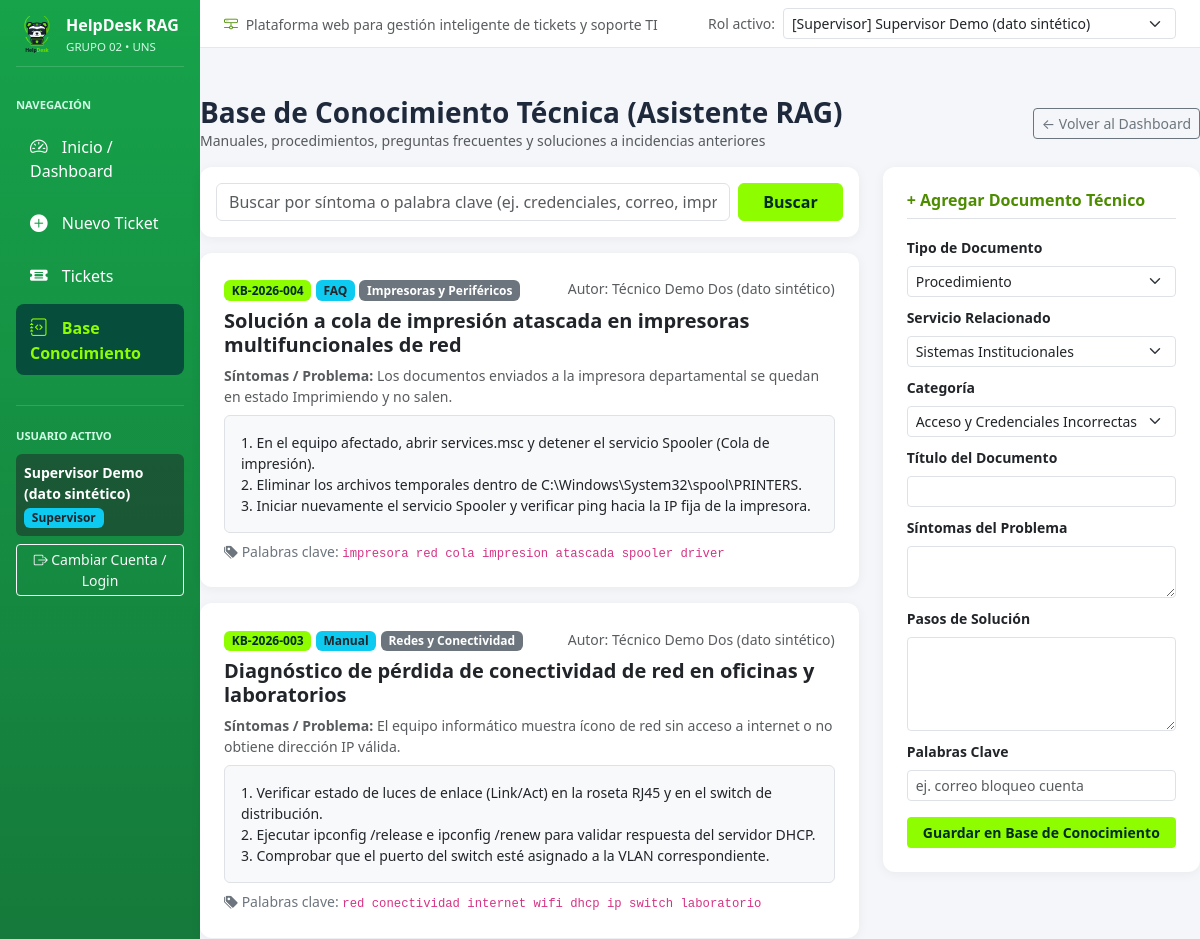
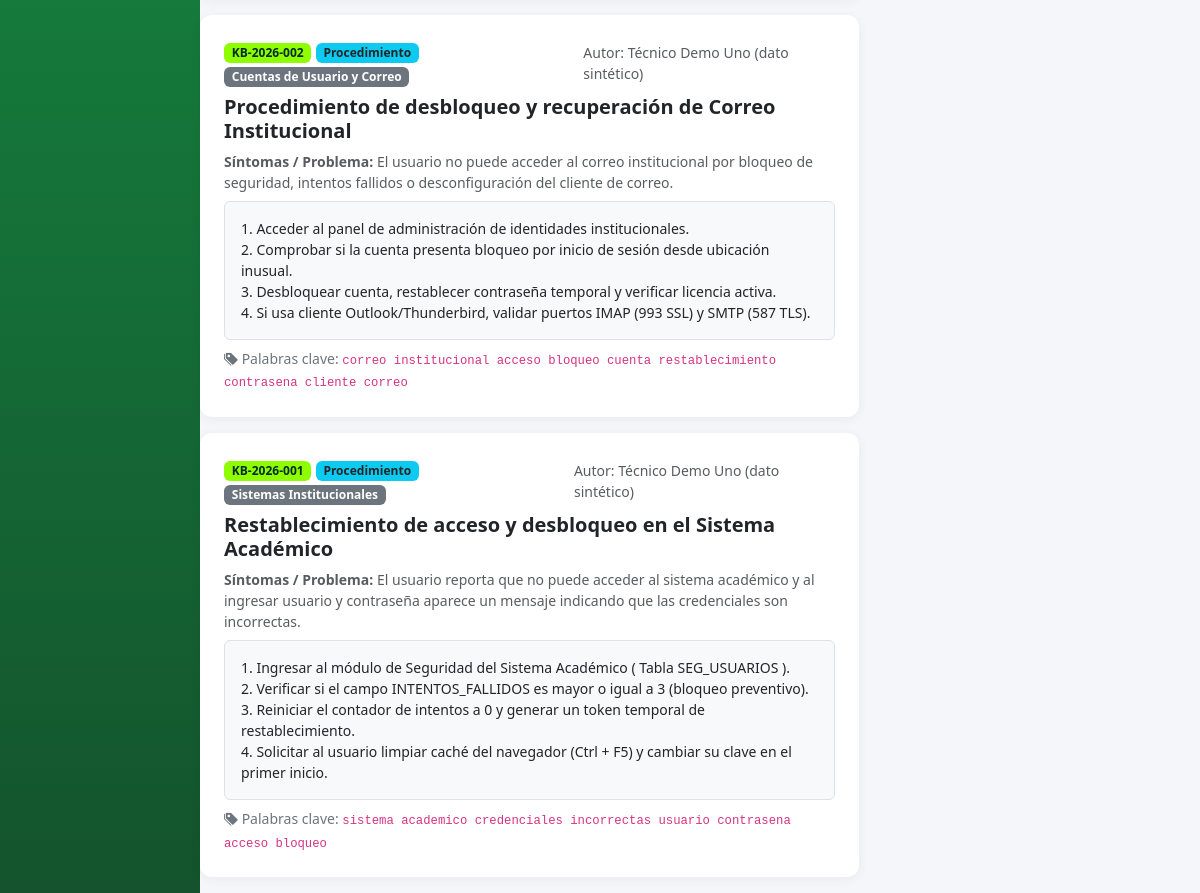
Before: /base_conocimiento.php with the older database file (2 pictures, top to bottom).
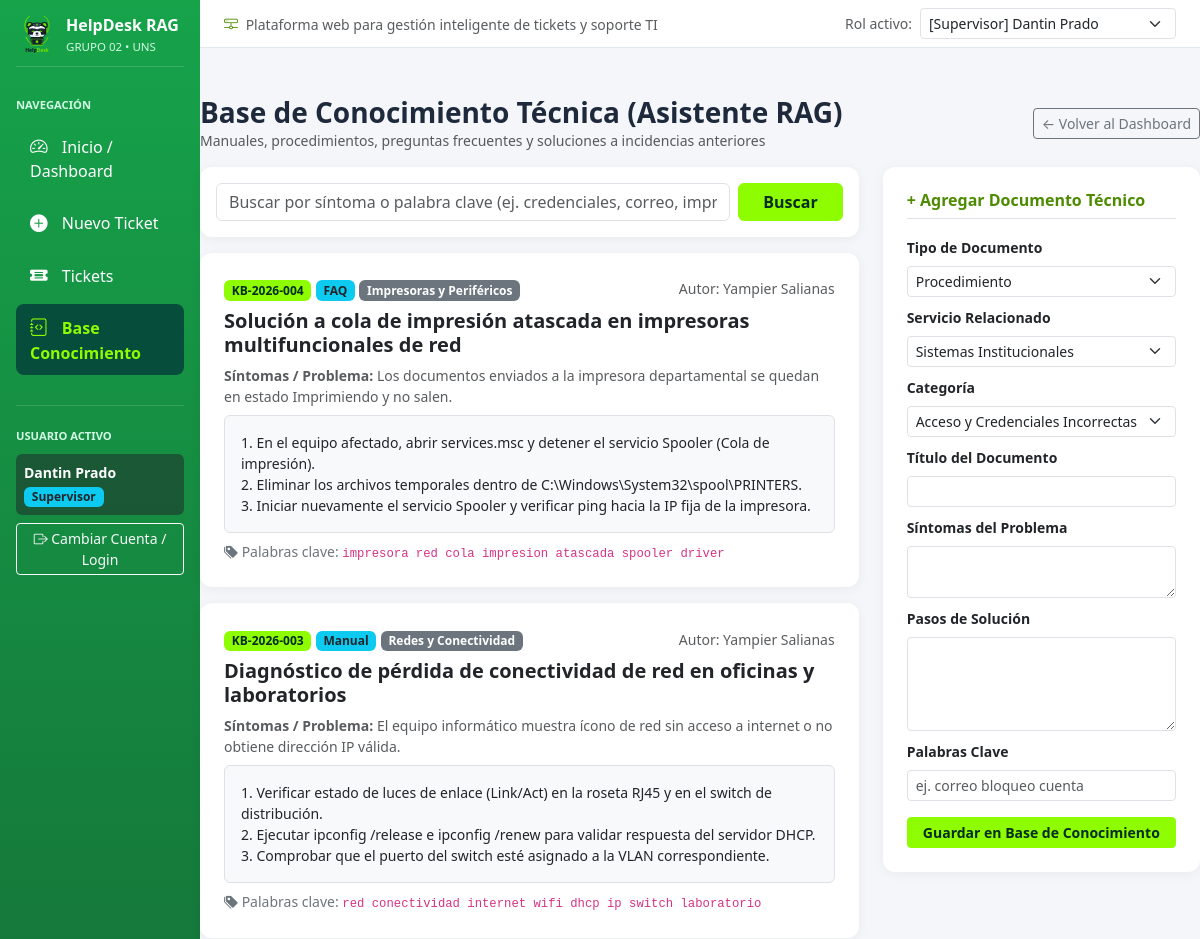
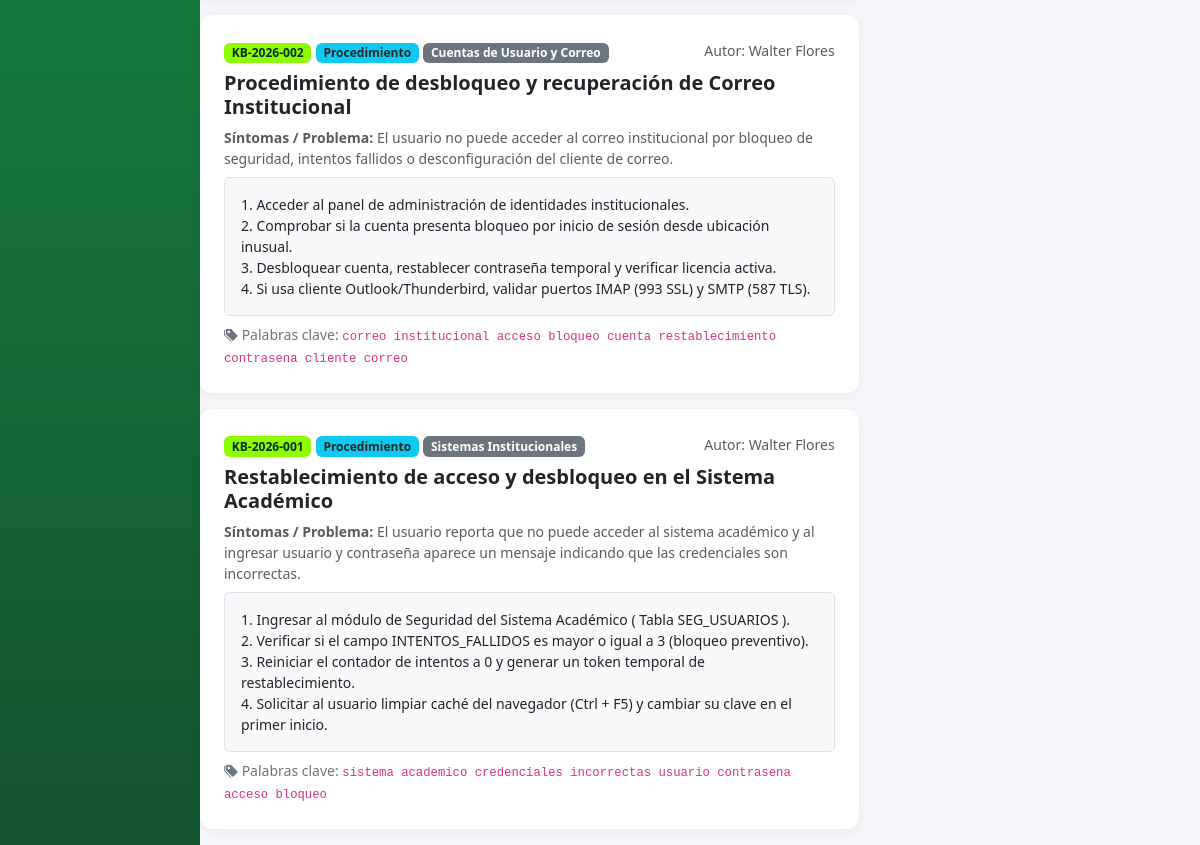
After: the same page with the newer database file (2 pictures, top to bottom).
### tables this page shows
CREATE TABLE usuarios (
    id_usuario INT AUTO_INCREMENT PRIMARY KEY,
    id_rol INT NOT NULL,
    codigo_institucional VARCHAR(20) NOT NULL UNIQUE,
    nombre_completo VARCHAR(120) NOT NULL,
    email VARCHAR(120) NOT NULL UNIQUE,
    password_hash VARCHAR(255) NOT NULL,
    dependencia_oficina VARCHAR(100) NOT NULL,
    especialidad_ti VARCHAR(100) NULL,
    activo TINYINT(1) NOT NULL DEFAULT 1,
    creado_en TIMESTAMP DEFAULT CURRENT_TIMESTAMP,
    CONSTRAINT fk_usuarios_rol FOREIGN KEY (id_rol) REFERENCES roles(id_rol)
        ON UPDATE CASCADE ON DELETE RESTRICT
);

CREATE TABLE base_conocimiento (
    id_articulo INT AUTO_INCREMENT PRIMARY KEY,
    codigo_articulo VARCHAR(20) NOT NULL UNIQUE,
    id_servicio INT NOT NULL,
    id_categoria INT NOT NULL,
    id_autor INT NOT NULL,
    tipo_documento ENUM('Manual', 'Procedimiento', 'FAQ', 'Solucion_Anterior', 'Doc_Tecnica') NOT NULL,
    titulo VARCHAR(180) NOT NULL,
    sintomas_problema TEXT NOT NULL,
    pasos_solucion TEXT NOT NULL,
    palabras_clave VARCHAR(200) NOT NULL,
    activo TINYINT(1) NOT NULL DEFAULT 1,
    fecha_publicacion TIMESTAMP DEFAULT CURRENT_TIMESTAMP,
    CONSTRAINT fk_kb_servicio FOREIGN KEY (id_servicio) REFERENCES servicios(id_servicio),
    CONSTRAINT fk_kb_categoria FOREIGN KEY (id_categoria) REFERENCES categorias(id_categoria),
    CONSTRAINT fk_kb_autor FOREIGN KEY (id_autor) REFERENCES usuarios(id_usuario),
    FULLTEXT KEY idx_kb_busqueda_rag (titulo, sintomas_problema, pasos_solucion, palabras_clave)
);

CREATE TABLE roles (
    id_rol INT AUTO_INCREMENT PRIMARY KEY,
    nombre VARCHAR(50) NOT NULL UNIQUE,
    descripcion VARCHAR(200) NOT NULL
);

CREATE TABLE servicios (
    id_servicio INT AUTO_INCREMENT PRIMARY KEY,
    codigo_servicio VARCHAR(20) NOT NULL UNIQUE,
    nombre VARCHAR(100) NOT NULL UNIQUE,
    descripcion VARCHAR(255) NOT NULL,
    activo TINYINT(1) NOT NULL DEFAULT 1
);

### src/config/db.php (called while the page is built, shortened)
<?php
try {
    $pdo = conectarBD();
} catch (\PDOException $e) {
    die("<div style='font-family:sans-serif;padding:24px;background:#fef2f2;border:1px solid #ef4444;color:#991b1b;border-radius:8px;margin:20px;'>
            <h3>Error de Conexión a la Base de Datos</h3>
            <p>No se pudo conectar a <b>helpdesk_rag_db</b>: " . htmlspecialchars($e->getMessage()) . "</p>
            <p>Verifica que el servicio MySQL esté activo y hayas importado el script SQL del proyecto.</p>
         </div>");
}
if (!isset($_SESSION['usuario'])) {
    $stmtDefault = $pdo->query("
        SELECT u.*, r.nombre AS rol_nombre
        FROM usuarios u
        INNER JOIN roles r ON u.id_rol = r.id_rol
        WHERE u.id_usuario = 3 LIMIT 1
    ");
}
?>

### src/base_conocimiento.php (the view, shortened to what the changed rows need)
<?php
require_once __DIR__ . '/includes/header.php';
$q = trim($_GET['q'] ?? '');
if ($q !== '') {
    $stmt = $pdo->prepare("
        SELECT b.*, s.nombre AS servicio, c.nombre AS categoria, u.nombre_completo AS autor
        FROM base_conocimiento b
        INNER JOIN servicios s ON b.id_servicio = s.id_servicio
        INNER JOIN categorias c ON b.id_categoria = c.id_categoria
        INNER JOIN usuarios u ON b.id_autor = u.id_usuario
        WHERE b.titulo LIKE ? OR b.sintomas_problema LIKE ? OR b.pasos_solucion LIKE ? OR b.palabras_clave LIKE ?
        ORDER BY b.id_articulo DESC
    ");
    $stmt->execute(["%$q%", "%$q%", "%$q%", "%$q%"]);
    $articulos = $stmt->fetchAll();
} else {
    $articulos = $pdo->query("
        SELECT b.*, s.nombre AS servicio, c.nombre AS categoria, u.nombre_completo AS autor
        FROM base_conocimiento b
        INNER JOIN servicios s ON b.id_servicio = s.id_servicio
        INNER JOIN categorias c ON b.id_categoria = c.id_categoria
        INNER JOIN usuarios u ON b.id_autor = u.id_usuario
        ORDER BY b.id_articulo DESC
    ")->fetchAll();
}
?>
<div class="row g-4">
    <div class="col-lg-8">
        <?php foreach ($articulos as $art): ?>
            <div class="card p-4 mb-3">
                <div class="d-flex justify-content-between align-items-center mb-2">
                    <div>
                        <span class="badge bg-primary"><?= htmlspecialchars($art['codigo_articulo']) ?></span>
                        <span class="badge bg-info text-dark"><?= htmlspecialchars($art['tipo_documento']) ?></span>
                        <span class="badge bg-secondary"><?= htmlspecialchars($art['servicio']) ?></span>
                    </div>
                    <small class="text-muted">Autor: <?= htmlspecialchars($art['autor']) ?></small>
                </div>
                <h5 class="fw-bold mb-2"><?= htmlspecialchars($art['titulo']) ?></h5>
                <div class="small text-muted mb-2"><strong>Síntomas / Problema:</strong> <?= htmlspecialchars($art['sintomas_problema']) ?></div>
                <div class="p-3 bg-light rounded border small pre-wrap-text"><?= htmlspecialchars($art['pasos_solucion']) ?></div>
                <div class="mt-2 small text-secondary">
                    <i class="bi bi-tags-fill"></i> Palabras clave: <code><?= htmlspecialchars($art['palabras_clave']) ?></code>
                </div>
            </div>
        <?php endforeach; ?>
    </div>
</div>
<?php require_once __DIR__ . '/includes/footer.php'; ?>

### src/includes/header.php (shortened to what the changed rows need)
<?php
require_once __DIR__ . '/../config/db.php';
$usuarioActual = $_SESSION['usuario'];
$perfilesDemo  = $pdo->query("
    SELECT u.id_usuario, u.nombre_completo, r.nombre AS rol
    FROM usuarios u
    INNER JOIN roles r ON u.id_rol = r.id_rol
    ORDER BY u.id_rol
")->fetchAll();
?>
<!DOCTYPE html>
<html lang="es">
<head>
    <link href="https://cdn.jsdelivr.net/npm/bootstrap@5.3.2/dist/css/bootstrap.min.css" rel="stylesheet">
    <link href="https://cdn.jsdelivr.net/npm/bootstrap-icons@1.11.3/font/bootstrap-icons.css" rel="stylesheet">
    <link href="assets/css/styles.css" rel="stylesheet">
</head>
<body>
<div class="container-fluid">
    <div class="row">
        <nav class="col-md-3 col-lg-2 d-md-block sidebar p-3">
            <div class="mt-4 pt-3 border-top border-secondary">
                <div class="mt-2 p-2 rounded bg-dark bg-opacity-50">
                    <div class="fw-semibold small text-white"><?= htmlspecialchars($usuarioActual['nombre_completo']) ?></div>
                    <span class="badge bg-info text-dark mt-1"><?= htmlspecialchars($usuarioActual['rol_nombre']) ?></span>
                </div>
            </div>
        </nav>
        <main class="col-md-9 ms-sm-auto col-lg-10 px-0">
            <div class="topbar px-4 py-2 d-flex flex-wrap justify-content-between align-items-center">
                <div class="d-flex align-items-center gap-2">
                    <form method="GET" class="d-inline">
                        <select name="cambiar_perfil" class="form-select form-select-sm" onchange="this.form.submit()">
                            <?php foreach ($perfilesDemo as $pf): ?>
                                <option value="<?= $pf['id_usuario'] ?>" <?= $pf['id_usuario'] == $usuarioActual['id_usuario'] ? 'selected' : '' ?>>
                                    [<?= htmlspecialchars($pf['rol']) ?>] <?= htmlspecialchars($pf['nombre_completo']) ?>
                                </option>
                            <?php endforeach; ?>
                        </select>
                    </form>
                </div>
            </div>

Changed rows visible on the page:
changed usuarios "Supervisor": nombre_completo "Supervisor Demo (dato sintético)" → "Dantin Prado"
changed through a linked row, base_conocimiento "Solución a cola de impresión atascada en impresoras multifuncionales de red": id_autor.nombre_completo "Técnico Demo Dos (dato sintético)" → "Yampier Salianas"
changed through a linked row, base_conocimiento "Diagnóstico de pérdida de conectividad de red en oficinas y laboratorios": id_autor.nombre_completo "Técnico Demo Dos (dato sintético)" → "Yampier Salianas"
changed through a linked row, base_conocimiento "Procedimiento de desbloqueo y recuperación de Correo Institucional": id_autor.nombre_completo "Técnico Demo Uno (dato sintético)" → "Walter Flores"
changed through a linked row, base_conocimiento "Restablecimiento de acceso y desbloqueo en el Sistema Académico": id_autor.nombre_completo "Técnico Demo Uno (dato sintético)" → "Walter Flores"
Other visible differences:
form field cambiar_perfil: "[Supervisor] Supervisor Demo (dato sintético)" → "[Supervisor] Dantin Prado"
